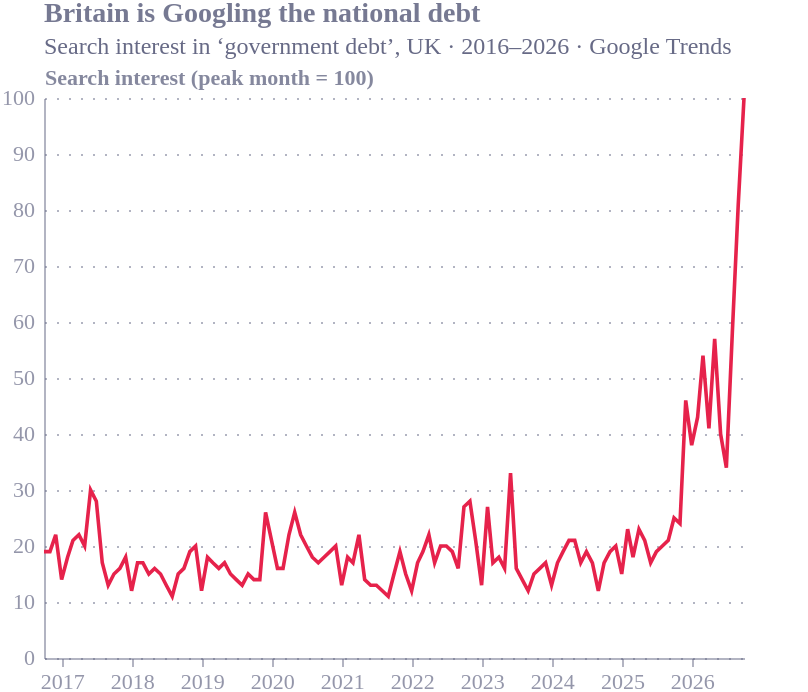

This figure's Vega-Lite source:
### Vega-Lite specification from a JSON file in a GitHub repository (floating-point values rounded to 4 significant figures)
{"config": {"font": "Circular Std", "text": {"color": "#676A86", "align": "left", "baseline": "middle", "dx": 7, "dy": 0, "fontSize": 11}, "view": {"stroke": null, "continuousWidth": 400, "continuousHeight": 300, "discreteWidth": 400, "discreteHeight": 300}, "range": {"category": ["#36B7B4", "#E6224B", "#F4C245", "#0063AF", "#00A767", "#179FDB", "#EB5C2E", "#5C267B", "#122B39"], "diverging": ["#E6224B", "#E54753", "#C9C9C9", "#179FDB", "#122B39"], "heatmap": ["#C9C9C9", "#179FDB", "#0063AF", "#122B39"], "ordinal": ["#00A767", "#36B7B4", "#179FDB", "#0063AF", "#243B5A"]}, "bar": {"color": "#179fdb"}, "line": {"color": "#e6224b"}, "rule": {"color": "#676A86"}, "area": {"opacity": 0.8}, "point": {"filled": true, "size": 80, "color": "#e6224b", "opacity": 0.95}, "geoshape": {"stroke": "white", "strokeWidth": 0.3}, "rect": {"fill": "#d6d4d4", "opacity": 0.3}, "axis": {"labelColor": "#676A86", "labelFontSize": 11, "labelFont": "Circular Std", "labelOpacity": 0.7, "tickColor": "#676A86", "tickOpacity": 0.5, "domainColor": "#676A86", "domainOpacity": 0.5, "gridColor": "#676A86", "gridDash": [2, 2], "gridOpacity": 0.5, "title": null, "titleColor": "#676A86", "titleOpacity": 0.8, "tickSize": 4}, "axisXDiscrete": {"grid": false, "labelAngle": 0, "tickCount": 10, "tickOpacity": 0.5, "title": null}, "axisYDiscrete": {"ticks": false, "labelPadding": 5}, "axisXTemporal": {"grid": false, "ticks": true}, "axisXQuantitative": {"grid": true}, "axisYQuantitative": {"gridColor": "#676A86", "gridDash": [1, 5], "gridOpacity": 0.5, "ticks": false, "labelPadding": 5, "tickCount": 8, "titleAngle": 0, "titleAlign": "left", "titleBaseline": "bottom", "titleX": 0, "titleY": -5}, "title": {"color": "#676A86E6", "subtitleColor": "#676A86", "font": "Circular Std", "subtitleFont": "Circular Std", "anchor": "start", "fontSize": 14, "subtitleFontSize": 12, "subtitlePadding": 4, "offset": 0, "frame": "group"}, "legend": {"titleColor": "#122b39", "title": null, "labelColor": "#122b39", "labelFontSize": 11}}, "data": {"name": "data-326332037b05254af470cb6efaa7c3b7"}, "mark": {"type": "line", "strokeWidth": 1.8}, "encoding": {"x": {"axis": {"format": "%Y", "tickCount": 8}, "field": "date", "type": "temporal"}, "y": {"field": "value", "scale": {"domain": [0, 100]}, "title": "Search interest (peak month = 100)", "type": "quantitative"}}, "height": 280, "padding": {"right": 28}, "title": {"text": "Britain is Googling the national debt", "subtitle": "Search interest in ‘government debt’, UK · 2016–2026 · Google Trends"}, "width": 350, "$schema": "https://vega.github.io/schema/vega-lite/v6.4.1.json", "datasets": {"data-326332037b05254af470cb6efaa7c3b7": [{"date": "2016-09-30", "value": 19}, {"date": "2016-10-31", "value": 19}, {"date": "2016-11-30", "value": 22}, {"date": "2016-12-31", "value": 14}, {"date": "2017-01-31", "value": 18}, {"date": "2017-02-28", "value": 21}, {"date": "2017-03-31", "value": 22}, {"date": "2017-04-30", "value": 20}, {"date": "2017-05-31", "value": 30}, {"date": "2017-06-30", "value": 28}, {"date": "2017-07-31", "value": 17}, {"date": "2017-08-31", "value": 13}, {"date": "2017-09-30", "value": 15}, {"date": "2017-10-31", "value": 16}, {"date": "2017-11-30", "value": 18}, {"date": "2017-12-31", "value": 12}, {"date": "2018-01-31", "value": 17}, {"date": "2018-02-28", "value": 17}, {"date": "2018-03-31", "value": 15}, {"date": "2018-04-30", "value": 16}, {"date": "2018-05-31", "value": 15}, {"date": "2018-06-30", "value": 13}, {"date": "2018-07-31", "value": 11}, {"date": "2018-08-31", "value": 15}, {"date": "2018-09-30", "value": 16}, {"date": "2018-10-31", "value": 19}, {"date": "2018-11-30", "value": 20}, {"date": "2018-12-31", "value": 12}, {"date": "2019-01-31", "value": 18}, {"date": "2019-02-28", "value": 17}, {"date": "2019-03-31", "value": 16}, {"date": "2019-04-30", "value": 17}, {"date": "2019-05-31", "value": 15}, {"date": "2019-06-30", "value": 14}, {"date": "2019-07-31", "value": 13}, {"date": "2019-08-31", "value": 15}, {"date": "2019-09-30", "value": 14}, {"date": "2019-10-31", "value": 14}, {"date": "2019-11-30", "value": 26}, {"date": "2019-12-31", "value": 21}, {"date": "2020-01-31", "value": 16}, {"date": "2020-02-29", "value": 16}, {"date": "2020-03-31", "value": 22}, {"date": "2020-04-30", "value": 26}, {"date": "2020-05-31", "value": 22}, {"date": "2020-06-30", "value": 20}, {"date": "2020-07-31", "value": 18}, {"date": "2020-08-31", "value": 17}, {"date": "2020-09-30", "value": 18}, {"date": "2020-10-31", "value": 19}, {"date": "2020-11-30", "value": 20}, {"date": "2020-12-31", "value": 13}, {"date": "2021-01-31", "value": 18}, {"date": "2021-02-28", "value": 17}, {"date": "2021-03-31", "value": 22}, {"date": "2021-04-30", "value": 14}, {"date": "2021-05-31", "value": 13}, {"date": "2021-06-30", "value": 13}, {"date": "2021-07-31", "value": 12}, {"date": "2021-08-31", "value": 11}, {"date": "2021-09-30", "value": 15}, {"date": "2021-10-31", "value": 19}, {"date": "2021-11-30", "value": 15}, {"date": "2021-12-31", "value": 12}, {"date": "2022-01-31", "value": 17}, {"date": "2022-02-28", "value": 19}, {"date": "2022-03-31", "value": 22}, {"date": "2022-04-30", "value": 17}, {"date": "2022-05-31", "value": 20}, {"date": "2022-06-30", "value": 20}, {"date": "2022-07-31", "value": 19}, {"date": "2022-08-31", "value": 16}, {"date": "2022-09-30", "value": 27}, {"date": "2022-10-31", "value": 28}, {"date": "2022-11-30", "value": 21}, {"date": "2022-12-31", "value": 13}, {"date": "2023-01-31", "value": 27}, {"date": "2023-02-28", "value": 17}, {"date": "2023-03-31", "value": 18}, {"date": "2023-04-30", "value": 16}, {"date": "2023-05-31", "value": 33}, {"date": "2023-06-30", "value": 16}, {"date": "2023-07-31", "value": 14}, {"date": "2023-08-31", "value": 12}, {"date": "2023-09-30", "value": 15}, {"date": "2023-10-31", "value": 16}, {"date": "2023-11-30", "value": 17}, {"date": "2023-12-31", "value": 13}, {"date": "2024-01-31", "value": 17}, {"date": "2024-02-29", "value": 19}, {"date": "2024-03-31", "value": 21}, {"date": "2024-04-30", "value": 21}, {"date": "2024-05-31", "value": 17}, {"date": "2024-06-30", "value": 19}, {"date": "2024-07-31", "value": 17}, {"date": "2024-08-31", "value": 12}, {"date": "2024-09-30", "value": 17}, {"date": "2024-10-31", "value": 19}, {"date": "2024-11-30", "value": 20}, {"date": "2024-12-31", "value": 15}, {"date": "2025-01-31", "value": 23}, {"date": "2025-02-28", "value": 18}, {"date": "2025-03-31", "value": 23}, {"date": "2025-04-30", "value": 21}, {"date": "2025-05-31", "value": 17}, {"date": "2025-06-30", "value": 19}, {"date": "2025-07-31", "value": 20}, {"date": "2025-08-31", "value": 21}, {"date": "2025-09-30", "value": 25}, {"date": "2025-10-31", "value": 24}, {"date": "2025-11-30", "value": 46}, {"date": "2025-12-31", "value": 38}, {"date": "2026-01-31", "value": 43}, {"date": "2026-02-28", "value": 54}, {"date": "2026-03-31", "value": 41}, {"date": "2026-04-30", "value": 57}, {"date": "2026-05-31", "value": 40}, {"date": "2026-06-30", "value": 34}, {"date": "2026-07-31", "value": 58}, {"date": "2026-08-31", "value": 81}, {"date": "2026-09-30", "value": 100}]}}
